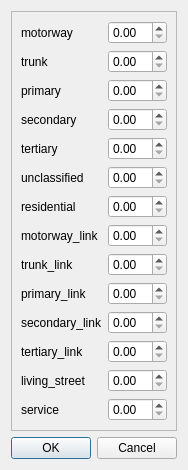
<?xml version="1.0" encoding="UTF-8"?>
<ui version="4.0">
 <class>Dialog</class>
 <widget class="QDialog" name="Dialog">
  <property name="geometry">
   <rect>
    <x>0</x>
    <y>0</y>
    <width>174</width>
    <height>425</height>
   </rect>
  </property>
  <property name="windowTitle">
   <string>Edit Lane Widths</string>
  </property>
  <layout class="QGridLayout" name="gridLayout">
   <item row="0" column="0">
    <widget class="QFrame" name="frame">
     <property name="frameShape">
      <enum>QFrame::StyledPanel</enum>
     </property>
     <property name="frameShadow">
      <enum>QFrame::Raised</enum>
     </property>
     <layout class="QGridLayout" name="gridLayout_3">
      <item row="12" column="0">
       <widget class="QLabel" name="label_13">
        <property name="text">
         <string>living_street</string>
        </property>
       </widget>
      </item>
      <item row="0" column="0">
       <widget class="QLabel" name="label">
        <property name="text">
         <string>motorway</string>
        </property>
       </widget>
      </item>
      <item row="6" column="0">
       <widget class="QLabel" name="label_7">
        <property name="text">
         <string>residential</string>
        </property>
       </widget>
      </item>
      <item row="4" column="0">
       <widget class="QLabel" name="label_5">
        <property name="text">
         <string>tertiary</string>
        </property>
       </widget>
      </item>
      <item row="3" column="0">
       <widget class="QLabel" name="label_4">
        <property name="text">
         <string>secondary</string>
        </property>
       </widget>
      </item>
      <item row="5" column="0">
       <widget class="QLabel" name="label_6">
        <property name="text">
         <string>unclassified</string>
        </property>
       </widget>
      </item>
      <item row="13" column="0">
       <widget class="QLabel" name="label_14">
        <property name="text">
         <string>service</string>
        </property>
       </widget>
      </item>
      <item row="8" column="0">
       <widget class="QLabel" name="label_9">
        <property name="text">
         <string>trunk_link</string>
        </property>
       </widget>
      </item>
      <item row="1" column="0">
       <widget class="QLabel" name="label_2">
        <property name="text">
         <string>trunk</string>
        </property>
       </widget>
      </item>
      <item row="9" column="0">
       <widget class="QLabel" name="label_10">
        <property name="text">
         <string>primary_link</string>
        </property>
       </widget>
      </item>
      <item row="7" column="0">
       <widget class="QLabel" name="label_8">
        <property name="text">
         <string>motorway_link</string>
        </property>
       </widget>
      </item>
      <item row="10" column="0">
       <widget class="QLabel" name="label_11">
        <property name="text">
         <string>secondary_link</string>
        </property>
       </widget>
      </item>
      <item row="11" column="0">
       <widget class="QLabel" name="label_12">
        <property name="text">
         <string>tertiary_link</string>
        </property>
       </widget>
      </item>
      <item row="2" column="0">
       <widget class="QLabel" name="label_3">
        <property name="text">
         <string>primary</string>
        </property>
       </widget>
      </item>
      <item row="0" column="1">
       <widget class="QDoubleSpinBox" name="sb_motorway"/>
      </item>
      <item row="1" column="1">
       <widget class="QDoubleSpinBox" name="sb_trunk"/>
      </item>
      <item row="2" column="1">
       <widget class="QDoubleSpinBox" name="sb_primary"/>
      </item>
      <item row="3" column="1">
       <widget class="QDoubleSpinBox" name="sb_secondary"/>
      </item>
      <item row="4" column="1">
       <widget class="QDoubleSpinBox" name="sb_tertiary"/>
      </item>
      <item row="5" column="1">
       <widget class="QDoubleSpinBox" name="sb_unclassified"/>
      </item>
      <item row="6" column="1">
       <widget class="QDoubleSpinBox" name="sb_residential"/>
      </item>
      <item row="7" column="1">
       <widget class="QDoubleSpinBox" name="sb_motorway_link"/>
      </item>
      <item row="8" column="1">
       <widget class="QDoubleSpinBox" name="sb_trunk_link"/>
      </item>
      <item row="9" column="1">
       <widget class="QDoubleSpinBox" name="sb_primary_link"/>
      </item>
      <item row="10" column="1">
       <widget class="QDoubleSpinBox" name="sb_secondary_link"/>
      </item>
      <item row="11" column="1">
       <widget class="QDoubleSpinBox" name="sb_tertiary_link"/>
      </item>
      <item row="12" column="1">
       <widget class="QDoubleSpinBox" name="sb_living_street"/>
      </item>
      <item row="13" column="1">
       <widget class="QDoubleSpinBox" name="sb_service"/>
      </item>
     </layout>
    </widget>
   </item>
   <item row="1" column="0">
    <widget class="QDialogButtonBox" name="buttonBox">
     <property name="orientation">
      <enum>Qt::Horizontal</enum>
     </property>
     <property name="standardButtons">
      <set>QDialogButtonBox::Cancel|QDialogButtonBox::Ok</set>
     </property>
    </widget>
   </item>
  </layout>
 </widget>
 <resources/>
 <connections>
  <connection>
   <sender>buttonBox</sender>
   <signal>accepted()</signal>
   <receiver>Dialog</receiver>
   <slot>accept()</slot>
   <hints>
    <hint type="sourcelabel">
     <x>248</x>
     <y>254</y>
    </hint>
    <hint type="destinationlabel">
     <x>157</x>
     <y>274</y>
    </hint>
   </hints>
  </connection>
  <connection>
   <sender>buttonBox</sender>
   <signal>rejected()</signal>
   <receiver>Dialog</receiver>
   <slot>reject()</slot>
   <hints>
    <hint type="sourcelabel">
     <x>316</x>
     <y>260</y>
    </hint>
    <hint type="destinationlabel">
     <x>286</x>
     <y>274</y>
    </hint>
   </hints>
  </connection>
 </connections>
</ui>
